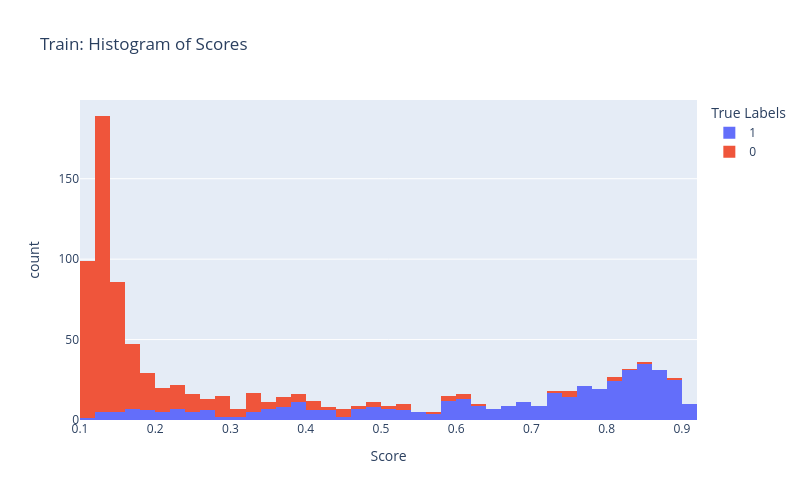
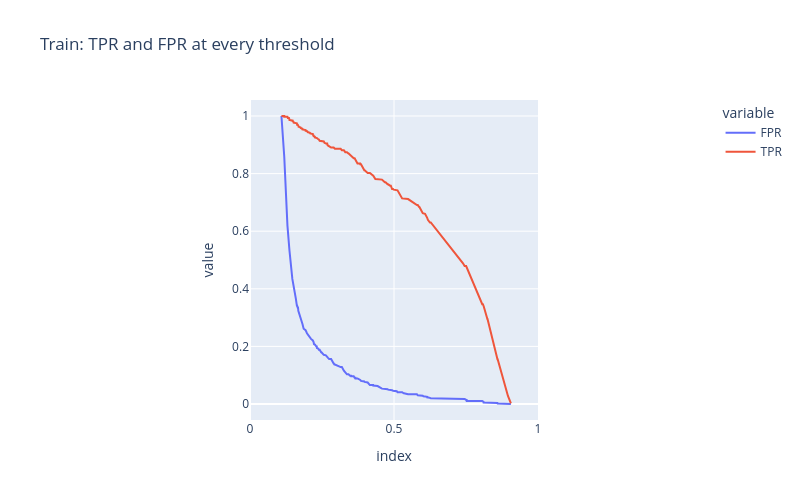
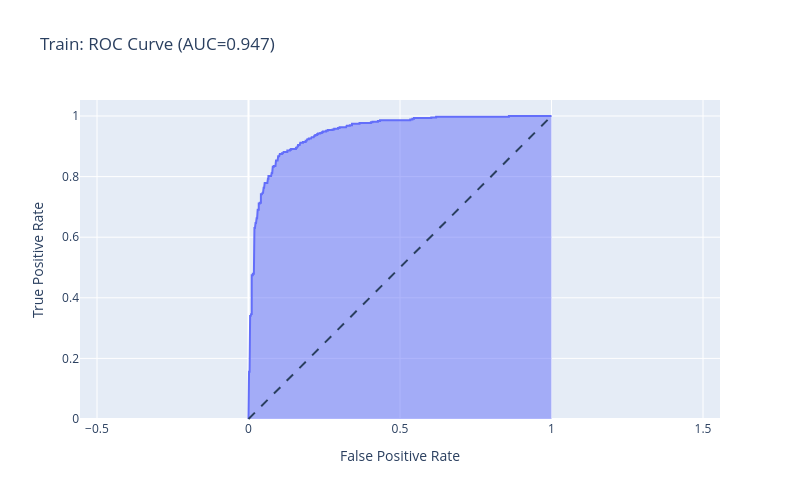
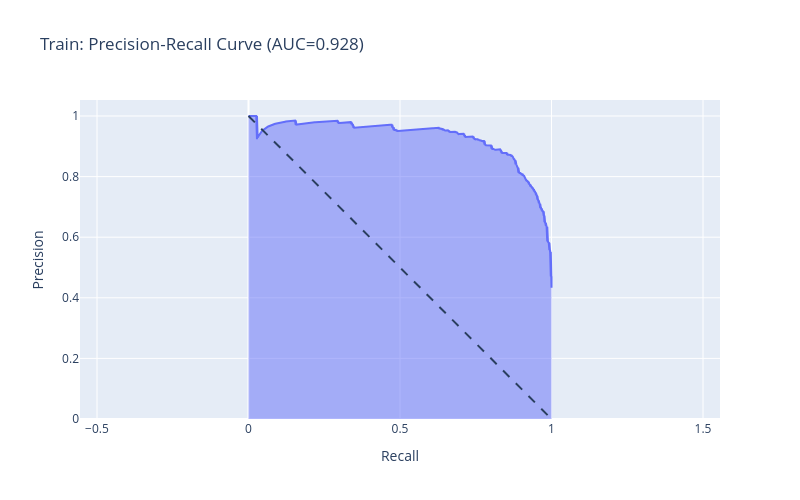

These figures' notebook cell, in order:
### Code cell
for predictions_df, name in [
    (train_predictions, "Train"),
    (val_predictions, "Validation"),
]:
    y_true = predictions_df["target"].to_numpy()
    y_score = predictions_df["predict"].to_numpy()

    print(name)
    display(pd.DataFrame([compute_auc_metrics(predictions_df)]))
    plot_preliminary_plots(y_true, y_score, name)
    plot_roc_curve(y_true, y_score, name)
    plot_pr_curve(y_true, y_score, name)

### Figure 1 — Plotly figure (JSON) as saved in the notebook; plotly's stock layout.template omitted (floating-point values rounded to 4 significant figures; data arrays with more than 128 entries replaced by an {"elided": "..."} marker saying what was removed)
{"data": [{"bingroup": "x", "hovertemplate": "True Labels=1<br>Score=%{x}<br>count=%{y}<extra></extra>", "legendgroup": "1", "marker": {"color": "#636efa", "pattern": {"shape": ""}}, "name": "1", "nbinsx": 50, "orientation": "v", "showlegend": true, "type": "histogram", "x": {"elided": "430 float values"}, "xaxis": "x", "yaxis": "y"}, {"bingroup": "x", "hovertemplate": "True Labels=0<br>Score=%{x}<br>count=%{y}<extra></extra>", "legendgroup": "0", "marker": {"color": "#EF553B", "pattern": {"shape": ""}}, "name": "0", "nbinsx": 50, "orientation": "v", "showlegend": true, "type": "histogram", "x": {"elided": "562 float values"}, "xaxis": "x", "yaxis": "y"}], "layout": {"barmode": "relative", "height": 500, "legend": {"title": {"text": "True Labels"}, "tracegroupgap": 0}, "title": {"text": "Train: Histogram of Scores"}, "width": 800, "xaxis": {"anchor": "y", "domain": [0, 1], "title": {"text": "Score"}}, "yaxis": {"anchor": "x", "domain": [0, 1], "title": {"text": "count"}}}}

### Figure 2 — Plotly figure (JSON) as saved in the notebook; plotly's stock layout.template omitted (floating-point values rounded to 4 significant figures; data arrays with more than 128 entries replaced by an {"elided": "..."} marker saying what was removed)
{"data": [{"hovertemplate": "variable=FPR<br>index=%{x}<br>value=%{y}<extra></extra>", "legendgroup": "FPR", "line": {"color": "#636efa", "dash": "solid"}, "marker": {"symbol": "circle"}, "mode": "lines", "name": "FPR", "orientation": "v", "showlegend": true, "type": "scatter", "x": {"elided": "176 float values"}, "xaxis": "x", "y": {"elided": "176 float values"}, "yaxis": "y"}, {"hovertemplate": "variable=TPR<br>index=%{x}<br>value=%{y}<extra></extra>", "legendgroup": "TPR", "line": {"color": "#EF553B", "dash": "solid"}, "marker": {"symbol": "circle"}, "mode": "lines", "name": "TPR", "orientation": "v", "showlegend": true, "type": "scatter", "x": {"elided": "176 float values"}, "xaxis": "x", "y": {"elided": "176 float values"}, "yaxis": "y"}], "layout": {"height": 500, "legend": {"title": {"text": "variable"}, "tracegroupgap": 0}, "title": {"text": "Train: TPR and FPR at every threshold"}, "width": 800, "xaxis": {"anchor": "y", "constrain": "domain", "domain": [0, 1], "range": [0, 1], "title": {"text": "index"}}, "yaxis": {"anchor": "x", "domain": [0, 1], "scaleanchor": "x", "scaleratio": 1, "title": {"text": "value"}}}}

### Figure 3 — Plotly figure (JSON) as saved in the notebook; plotly's stock layout.template omitted (floating-point values rounded to 4 significant figures; data arrays with more than 128 entries replaced by an {"elided": "..."} marker saying what was removed)
{"data": [{"fillpattern": {"shape": ""}, "hovertemplate": "False Positive Rate=%{x}<br>True Positive Rate=%{y}<extra></extra>", "legendgroup": "", "line": {"color": "#636efa"}, "marker": {"symbol": "circle"}, "mode": "lines", "name": "", "orientation": "v", "showlegend": false, "stackgroup": "1", "type": "scatter", "x": {"elided": "176 float values"}, "xaxis": "x", "y": {"elided": "176 float values"}, "yaxis": "y"}], "layout": {"height": 500, "legend": {"tracegroupgap": 0}, "shapes": [{"line": {"dash": "dash"}, "type": "line", "x0": 0, "x1": 1, "y0": 0, "y1": 1}], "title": {"text": "Train: ROC Curve (AUC=0.947)"}, "width": 800, "xaxis": {"anchor": "y", "domain": [0, 1], "title": {"text": "False Positive Rate"}}, "yaxis": {"anchor": "x", "domain": [0, 1], "scaleanchor": "x", "scaleratio": 1, "title": {"text": "True Positive Rate"}}}}

### Figure 4 — Plotly figure (JSON) as saved in the notebook; plotly's stock layout.template omitted (floating-point values rounded to 4 significant figures; data arrays with more than 128 entries replaced by an {"elided": "..."} marker saying what was removed)
{"data": [{"fillpattern": {"shape": ""}, "hovertemplate": "Recall=%{x}<br>Precision=%{y}<extra></extra>", "legendgroup": "", "line": {"color": "#636efa"}, "marker": {"symbol": "circle"}, "mode": "lines", "name": "", "orientation": "v", "showlegend": false, "stackgroup": "1", "type": "scatter", "x": {"elided": "993 float values"}, "xaxis": "x", "y": {"elided": "993 float values"}, "yaxis": "y"}], "layout": {"height": 500, "legend": {"tracegroupgap": 0}, "shapes": [{"line": {"dash": "dash"}, "type": "line", "x0": 0, "x1": 1, "y0": 1, "y1": 0}], "title": {"text": "Train: Precision-Recall Curve (AUC=0.928)"}, "width": 800, "xaxis": {"anchor": "y", "domain": [0, 1], "title": {"text": "Recall"}}, "yaxis": {"anchor": "x", "domain": [0, 1], "scaleanchor": "x", "scaleratio": 1, "title": {"text": "Precision"}}}}
